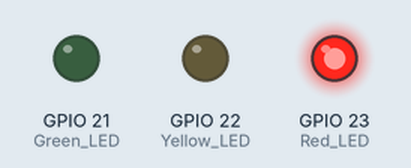
A program run on a simulated ESP32. Parts: output pins drawn as LEDs (lit = HIGH). What the program prints to the serial monitor is not drawn.

Above: at 15.0 s.
At 32.5 s:
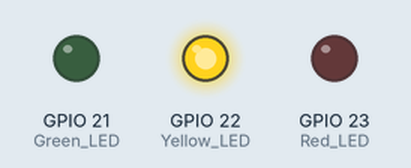
At 45.0 s:
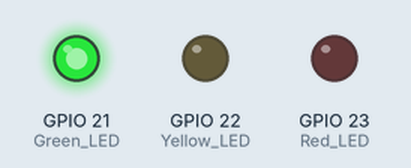
Timing chart, 0 to 71.5 s (numbered marks = the images above):
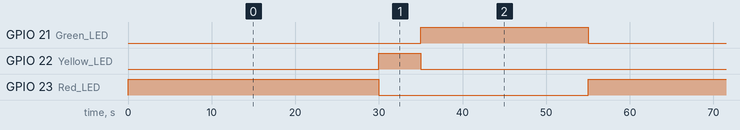

The program:

main.cpp
```cpp
#include <arduino.h>

void setup() {
  Serial.begin(115200);
  Serial.println("Hello, ESP32!");

  pinMode(23, OUTPUT); // Red LED
  pinMode(22, OUTPUT); // Yellow LED
  pinMode(21, OUTPUT); // Green LED
}

void loop() {
  // Red light ON for 30 seconds
  digitalWrite(23, HIGH);
  digitalWrite(22, LOW);
  digitalWrite(21, LOW);
  delay(30000);

  // Yellow light ON for 5 seconds
  digitalWrite(23, LOW);
  digitalWrite(22, HIGH);
  digitalWrite(21, LOW);
  delay(5000);

  // Green light ON for 20 seconds
  digitalWrite(23, LOW);
  digitalWrite(22, LOW);
  digitalWrite(21, HIGH);
  delay(20000);
}
```

Measured:
- by itself, GPIO 21 (Green_LED): alternates HIGH for 20.0 s and LOW for 35.0 s
- by itself, GPIO 22 (Yellow_LED): alternates HIGH for 5.0 s and LOW for 50.0 s
- by itself, GPIO 23 (Red_LED): alternates HIGH for 30.0 s and LOW for 25.0 s
